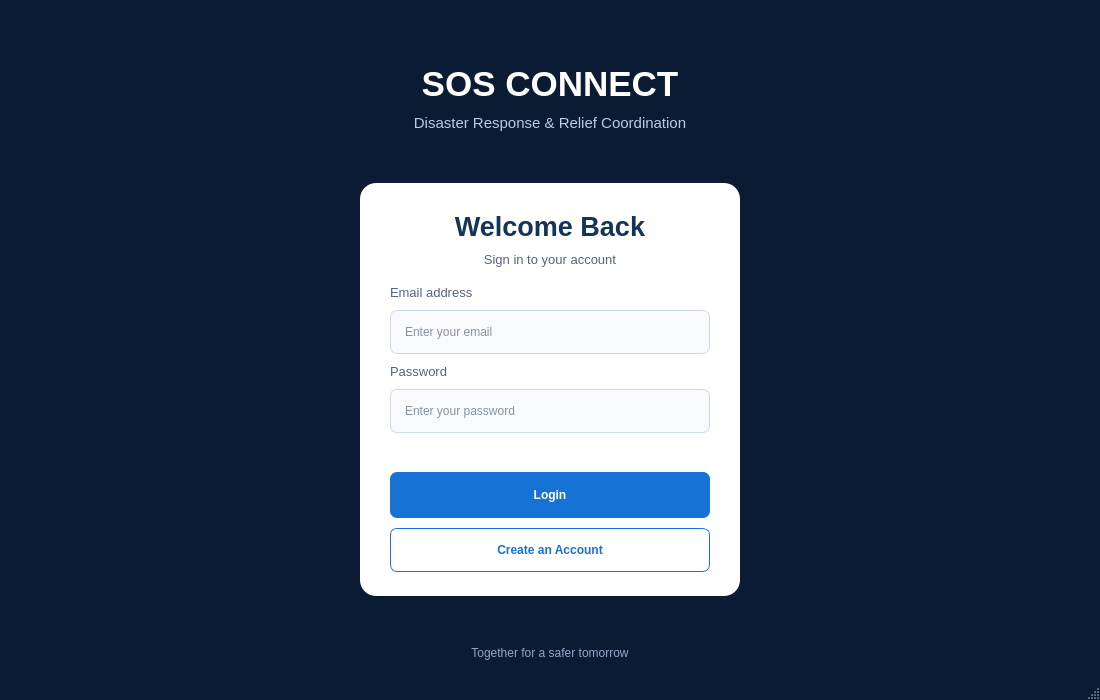
<?xml version="1.0" encoding="UTF-8"?>
<ui version="4.0">
 <class>MainWindow</class>
 <widget class="QMainWindow" name="MainWindow">
  <property name="geometry">
   <rect>
    <x>0</x>
    <y>0</y>
    <width>1100</width>
    <height>700</height>
   </rect>
  </property>
  <property name="minimumSize">
   <size>
    <width>800</width>
    <height>560</height>
   </size>
  </property>
  <property name="windowTitle">
   <string>SOS Connect | Disaster Relief</string>
  </property>
  <property name="styleSheet">
   <string notr="true">QMainWindow, QWidget#centralwidget {
    background-color: #0B1B33;
    color: #F4F7FB;
    font-family: "Segoe UI";
    font-size: 10pt;
}
QLabel#titleLabel {
    color: #FFFFFF;
    font-size: 26pt;
    font-weight: 700;
}
QLabel#subtitleLabel {
    color: #B9CCE5;
    font-size: 11pt;
}
QFrame#loginCard {
    background-color: #FFFFFF;
    border: none;
    border-radius: 16px;
}
QLabel#loginLabel {
    color: #15345A;
    font-size: 20pt;
    font-weight: 700;
}
QLabel#formSubtitleLabel, QLabel#emailLabel, QLabel#passwordLabel {
    color: #53657C;
    font-size: 10pt;
}
QLineEdit#emailInput, QLineEdit#passwordInput {
    background-color: #F8FAFD;
    color: #172B46;
    border: 1px solid #CFD9E6;
    border-radius: 7px;
    padding: 12px;
    selection-background-color: #2374D8;
}
QLineEdit#emailInput:focus, QLineEdit#passwordInput:focus {
    border: 2px solid #2374D8;
}
QPushButton#loginButton {
    background-color: #1672D5;
    color: white;
    border: none;
    border-radius: 7px;
    padding: 12px;
    font-weight: 700;
}
QPushButton#loginButton:hover {
    background-color: #0D60B9;
}
QPushButton#loginButton:pressed {
    background-color: #084B93;
}
QPushButton#registerButton {
    background-color: white;
    color: #1672D5;
    border: 1px solid #1672D5;
    border-radius: 7px;
    padding: 11px;
    font-weight: 700;
}
QPushButton#registerButton:hover {
    background-color: #EDF5FF;
}
QLabel#messageLabel {
    color: #C0392B;
    font-size: 9pt;
}
QLabel#footerLabel {
    color: #8FA8C8;
    font-size: 9pt;
}</string>
  </property>

  <widget class="QWidget" name="centralwidget">
   <layout class="QVBoxLayout" name="mainVerticalLayout">
    <property name="leftMargin">
     <number>30</number>
    </property>
    <property name="topMargin">
     <number>24</number>
    </property>
    <property name="rightMargin">
     <number>30</number>
    </property>
    <property name="bottomMargin">
     <number>18</number>
    </property>
    <property name="spacing">
     <number>10</number>
    </property>

    <item>
     <spacer name="topSpacer">
      <property name="orientation">
       <enum>Qt::Vertical</enum>
      </property>
      <property name="sizeHint" stdset="0">
       <size>
        <width>20</width>
        <height>12</height>
       </size>
      </property>
     </spacer>
    </item>

    <item>
     <widget class="QLabel" name="titleLabel">
      <property name="text">
       <string>SOS CONNECT</string>
      </property>
      <property name="alignment">
       <set>Qt::AlignCenter</set>
      </property>
     </widget>
    </item>

    <item>
     <widget class="QLabel" name="subtitleLabel">
      <property name="text">
       <string>Disaster Response &amp; Relief Coordination</string>
      </property>
      <property name="alignment">
       <set>Qt::AlignCenter</set>
      </property>
     </widget>
    </item>

    <item>
     <spacer name="brandSpacer">
      <property name="orientation">
       <enum>Qt::Vertical</enum>
      </property>
      <property name="sizeHint" stdset="0">
       <size>
        <width>20</width>
        <height>16</height>
       </size>
      </property>
     </spacer>
    </item>

    <item alignment="Qt::AlignHCenter">
     <widget class="QFrame" name="loginCard">
      <property name="minimumSize">
       <size>
        <width>380</width>
        <height>0</height>
       </size>
      </property>
      <property name="maximumSize">
       <size>
        <width>430</width>
        <height>16777215</height>
       </size>
      </property>
      <property name="frameShape">
       <enum>QFrame::StyledPanel</enum>
      </property>
      <property name="frameShadow">
       <enum>QFrame::Plain</enum>
      </property>

      <layout class="QVBoxLayout" name="loginCardLayout">
       <property name="leftMargin">
        <number>30</number>
       </property>
       <property name="topMargin">
        <number>28</number>
       </property>
       <property name="rightMargin">
        <number>30</number>
       </property>
       <property name="bottomMargin">
        <number>24</number>
       </property>
       <property name="spacing">
        <number>10</number>
       </property>

       <item>
        <widget class="QLabel" name="loginLabel">
         <property name="text">
          <string>Welcome Back</string>
         </property>
         <property name="alignment">
          <set>Qt::AlignCenter</set>
         </property>
        </widget>
       </item>

       <item>
        <widget class="QLabel" name="formSubtitleLabel">
         <property name="text">
          <string>Sign in to your account</string>
         </property>
         <property name="alignment">
          <set>Qt::AlignCenter</set>
         </property>
        </widget>
       </item>

       <item>
        <spacer name="formTopSpacer">
         <property name="orientation">
          <enum>Qt::Vertical</enum>
         </property>
         <property name="sizeHint" stdset="0">
          <size>
           <width>20</width>
           <height>8</height>
          </size>
         </property>
        </spacer>
       </item>

       <item>
        <widget class="QLabel" name="emailLabel">
         <property name="text">
          <string>Email address</string>
         </property>
        </widget>
       </item>

       <item>
        <widget class="QLineEdit" name="emailInput">
         <property name="minimumSize">
          <size>
           <width>0</width>
           <height>44</height>
          </size>
         </property>
         <property name="placeholderText">
          <string>Enter your email</string>
         </property>
         <property name="clearButtonEnabled">
          <bool>true</bool>
         </property>
        </widget>
       </item>

       <item>
        <widget class="QLabel" name="passwordLabel">
         <property name="text">
          <string>Password</string>
         </property>
        </widget>
       </item>

       <item>
        <widget class="QLineEdit" name="passwordInput">
         <property name="minimumSize">
          <size>
           <width>0</width>
           <height>44</height>
          </size>
         </property>
         <property name="echoMode">
          <enum>QLineEdit::Password</enum>
         </property>
         <property name="placeholderText">
          <string>Enter your password</string>
         </property>
        </widget>
       </item>

       <item>
        <widget class="QLabel" name="messageLabel">
         <property name="text">
          <string/>
         </property>
         <property name="wordWrap">
          <bool>true</bool>
         </property>
        </widget>
       </item>

       <item>
        <spacer name="buttonSpacer">
         <property name="orientation">
          <enum>Qt::Vertical</enum>
         </property>
         <property name="sizeHint" stdset="0">
          <size>
           <width>20</width>
           <height>5</height>
          </size>
         </property>
        </spacer>
       </item>

       <item>
        <widget class="QPushButton" name="loginButton">
         <property name="minimumSize">
          <size>
           <width>0</width>
           <height>46</height>
          </size>
         </property>
         <property name="text">
          <string>Login</string>
         </property>
         <property name="default">
          <bool>true</bool>
         </property>
        </widget>
       </item>

       <item>
        <widget class="QPushButton" name="registerButton">
         <property name="minimumSize">
          <size>
           <width>0</width>
           <height>44</height>
          </size>
         </property>
         <property name="text">
          <string>Create an Account</string>
         </property>
        </widget>
       </item>

      </layout>
     </widget>
    </item>

    <item>
     <spacer name="bottomSpacer">
      <property name="orientation">
       <enum>Qt::Vertical</enum>
      </property>
      <property name="sizeHint" stdset="0">
       <size>
        <width>20</width>
        <height>16</height>
       </size>
      </property>
     </spacer>
    </item>

    <item>
     <widget class="QLabel" name="footerLabel">
      <property name="text">
       <string>Together for a safer tomorrow</string>
      </property>
      <property name="alignment">
       <set>Qt::AlignCenter</set>
      </property>
     </widget>
    </item>

   </layout>
  </widget>

  <widget class="QStatusBar" name="statusbar"/>
 </widget>
 <resources/>
 <connections/>
</ui>
